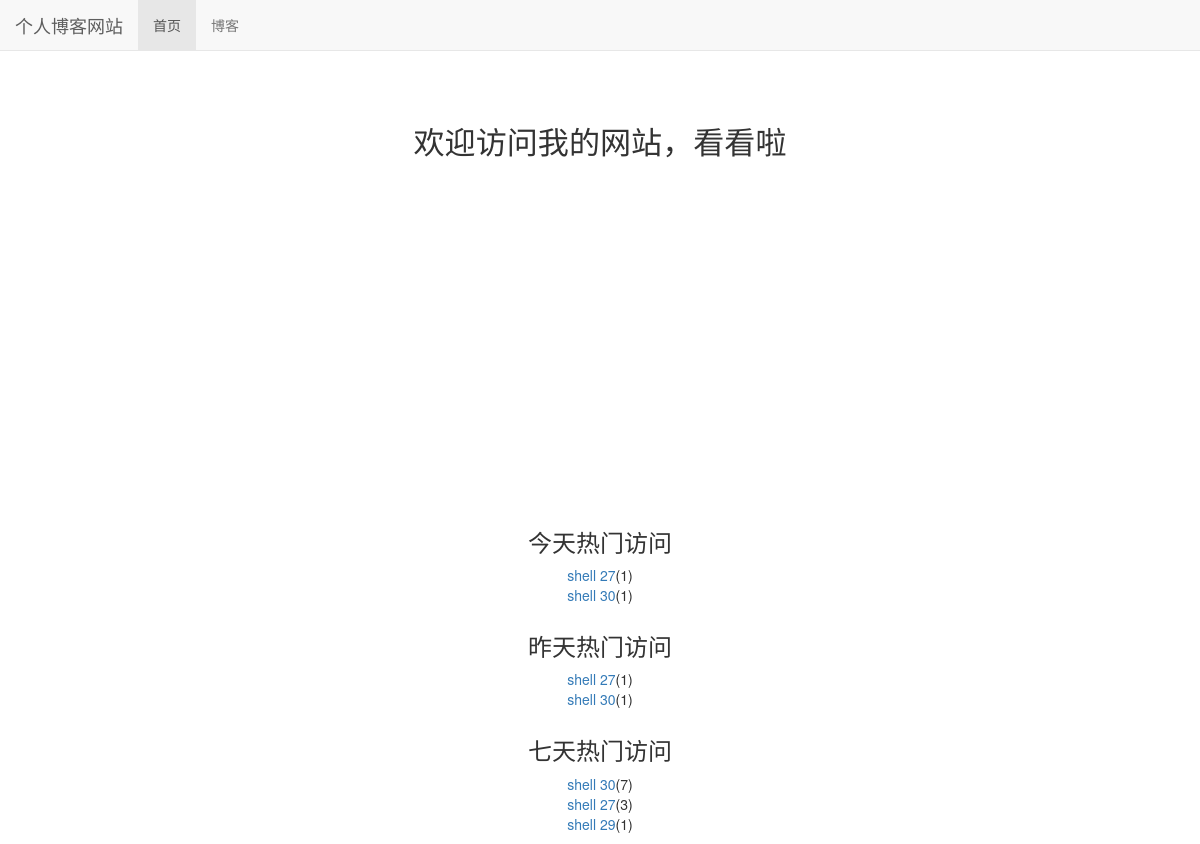
The page / on the database its author committed.
### read_statistics/models.py (models this page shows)
class ReadDetail(models.Model):
    date = models.DateField(default=timezone.now)
    read_num = models.IntegerField(default=0)
    content_type = models.ForeignKey(ContentType, on_delete=models.DO_NOTHING)
    object_id = models.PositiveIntegerField()
    content_object = GenericForeignKey('content_type', 'object_id')

### blog/models.py (models this page shows, shortened)
class Blog(models.Model,ReadNumExpandMethod):
    title = models.CharField(max_length=50,verbose_name='标题')
    blog_type = models.ForeignKey(BlogType,on_delete=models.DO_NOTHING,verbose_name='博客类型')
    content = RichTextUploadingField()
    author = models.ForeignKey(User,on_delete=models.DO_NOTHING,verbose_name='用户名')
    read_details = GenericRelation(ReadDetail)
    created_time = models.DateTimeField(auto_now_add=True,verbose_name='创建时间')
    last_updated_time = models.DateTimeField(auto_now=True,verbose_name='最后更新时间')
    class Meta:
        ordering = ['-created_time']

### mysite/views.py (the view)
# urls.py: 2. Add a URL to urlpatterns:  path('', views.home, name='home')
def home(request):
    blog_content_type = ContentType.objects.get_for_model(Blog)
    dates,read_num_list = get_seven_days_read_data(blog_content_type)
    hot_blogs_for_7_days = cache.get('hot_blogs_for_7_days')
    if hot_blogs_for_7_days is None:
        hot_blogs_for_7_days = get_7_days_hot_blogs()
        cache.set('hot_blogs_for_7_days',hot_blogs_for_7_days,3600)
    context = {}
    context['dates'] = dates
    context['read_num_list'] = read_num_list
    context['today_hot_data'] = get_today_hot_data(blog_content_type)
    context['yesterday_hot_data']=get_yesterday_hot_data(blog_content_type)
    context['hot_blogs_for_7_days']=hot_blogs_for_7_days
    return render(request,'home.html',context)

### mysite/views.py (called while the page is built)
def get_7_days_hot_blogs():
    today = timezone.now().date()
    date =  today -datetime.timedelta(days=7)
    blogs = Blog.objects\
                .filter(read_details__date__lt=today, read_details__date__gte=date)\
                .values('id','title')\
                .annotate(read_num_sum=Sum('read_details__read_num'))\
                .order_by('-read_num_sum')
    return blogs[:7]

### read_statistics/utils.py (called while the page is built)
def get_seven_days_read_data(content_type):
    today = timezone.now().date()
    read_nums = []
    dates = []
    for i in range(7,0,-1):
        date = today -datetime.timedelta(days=i)
        dates.append(date.strftime('%m/%d'))
        read_detail = ReadDetail.objects.filter(content_type=content_type,date=date)
        result_dict = read_detail.aggregate(read_num_sum = Sum('read_num'))   #聚合返回read_num列的计数 得到字典{read_num_sum:sum()}
        read_nums.append(result_dict['read_num_sum'] or 0)  #添加统计结果 none则0
    return dates,read_nums

def get_today_hot_data(content_type):
    today = timezone.now().date()
    read_details = ReadDetail.objects.filter(content_type=content_type, date=today).order_by('-read_num')
    return  read_details[:7]

def get_yesterday_hot_data(content_type):
    today = timezone.now().date()
    yesterday =  today -datetime.timedelta(days=1)
    read_details = ReadDetail.objects.filter(content_type=content_type, date=yesterday).order_by('-read_num')
    return  read_details[:7]

### templates/home.html (shortened to what this page needs)
{% extends 'base.html' %}
{% load staticfiles %}
{% block header_extends %}
    <link rel="stylesheet" href="{% static 'home.css' %}">
{% endblock %}
{% block li_home_active %}active{% endblock %}
{% block content %}
    <h3 class="home-content">欢迎访问我的网站，看看啦</h3>
    <div id="container" ></div>
    <div class="hot-data">
        <h3>今天热门访问</h3>
        <ul>
            {% for hot_data in today_hot_data %}
                <li><a href="{% url 'blog_detail' hot_data.content_object.pk %}">{{ hot_data.content_object.title }}</a>({{ hot_data.read_num }})</li>
            {% empty %}
                <li>今天暂时没有热门博客</li>
            {% endfor %}
        </ul>
    </div>
    <div class="hot-data">
        <h3>昨天热门访问</h3>
        <ul>
            {% for hot_data in yesterday_hot_data %}
                <li><a href="{% url 'blog_detail' hot_data.content_object.pk %}">{{ hot_data.content_object.title }}</a>({{ hot_data.read_num }})</li>
            {% empty %}
                <li>昨天没有热门博客</li>
            {% endfor %}
        </ul>
    </div>
    <div class="hot-data">
        <h3>七天热门访问</h3>
        <ul>
            {% for hot_blog in hot_blogs_for_7_days %}
                <li><a href="{% url 'blog_detail' hot_blog.id %}">{{ hot_blog.title }}</a>({{ hot_blog.read_num_sum }})</li>
            {% empty %}
                <li>本周没有热门博客</li>
            {% endfor %}
        </ul>
    </div>
{% endblock %}

### static/base.css (style rules this page uses)
* { margin: 0; padding: 0; }
body { margin-top: 70px!important; }
ul { list-style-type: none; }

### static/home.css (style rules this page uses)
h3.home-content { font-size: 222%; text-align: center; margin-top: 4em; margin-bottom: 2em; }
div#container { margin: 0 auto; height: 20em; min-width: 20em; max-width: 30em; }
div.hot-data { text-align:center; margin-top:2em; }

### rows shown on the page
ReadDetail: content_object "shell 27", read_num "1"
ReadDetail: content_object "shell 30", read_num "1"
ReadDetail: content_object "shell 27", read_num "1"
ReadDetail: content_object "shell 30", read_num "1"

### other values the page prints
{{ hot_blog.title }} "shell 30" "shell 27" "shell 29"
{{ hot_blog.read_num_sum }} "7" "3" "1"
